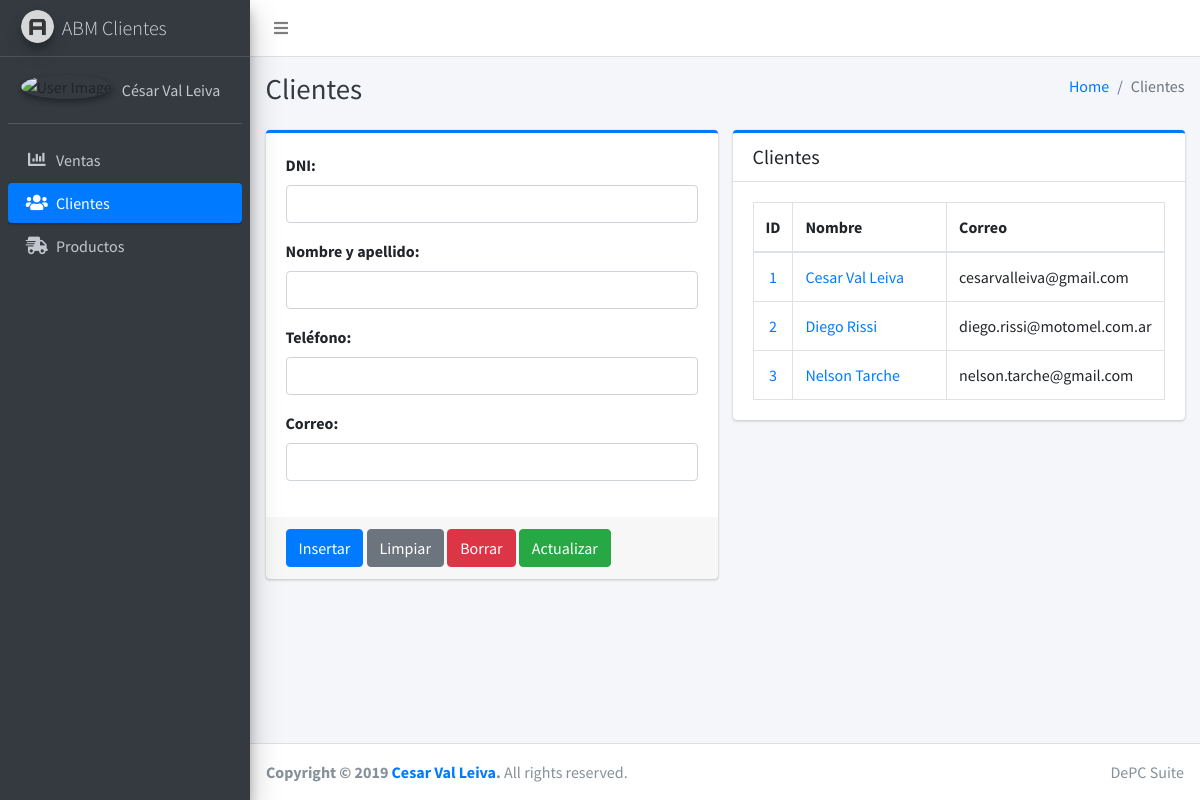
The page /clientes.php on the database its author committed.
### tables this page shows
CREATE TABLE `clientes` (
  `idcliente` int(11) NOT NULL,
  `dni` int(10) NOT NULL,
  `nombre` varchar(50) NOT NULL,
  `telefono` int(20) NOT NULL,
  `correo` varchar(100) NOT NULL
);

### entidades/cliente.php (called while the page is built, shortened)
<?php
class Cliente{
    public function __get($atributo) {
        return $this->$atributo;
    }
    public function obtenerTodos(){
        $aCliente = null;
        $mysqli = new mysqli(Constante::BBDD_HOST, Constante::BBDD_USUARIO, Constante::BBDD_CLAVE, Constante::BBDD_NOMBRE);
        $resultado = $mysqli->query("SELECT idcliente,
            dni,
            nombre,
            telefono,
            correo
            FROM clientes ORDER BY idcliente ASC");
        if($resultado){
            while ($fila = $resultado->fetch_assoc()) {
                $obj = new Cliente();
                $obj->idCliente = $fila["idcliente"];
                $obj->dni = $fila["dni"];
                $obj->nombre = $fila["nombre"];
                $obj->telefono = $fila["telefono"];
                $obj->correo = $fila["correo"];
                $aCliente[] = $obj;
            }
            return $aCliente;
        }
    }
}
?>

### clientes.php (the view, shortened to what this page needs)
<?php $page = "Clientes";
include_once "entidades/cliente.php";
$cliente = new Cliente();
$aClientes = $cliente->obtenerTodos();
?>
<!DOCTYPE html>
<html lang="en">
<head>
  <link rel="stylesheet" href="plugins/fontawesome-free/css/all.min.css">
  <link rel="stylesheet" href="dist/css/adminlte.min.css">
</head>
<body class="hold-transition sidebar-mini">
<div class="wrapper">
  <?php include_once "includes/menu.php"; ?>
  <div class="content-wrapper">
    <div class="content-header">
      <div class="container-fluid">
        <div class="row mb-2">
          <div class="col-sm-6">
            <h1 class="m-0 text-dark"><?php echo $page; ?></h1>
          </div>
          <div class="col-sm-6">
            <ol class="breadcrumb float-sm-right">
              <li class="breadcrumb-item"><a href="#">Home</a></li>
              <li class="breadcrumb-item active"><?php echo $page; ?></li>
            </ol>
          </div>
        </div>
      </div>
    </div>
    <div class="content">
      <div class="container-fluid">
        <div class="row">
          <div class="col-lg-6">
            <div class="card card-primary card-outline">
              <form role="form" action="" method="POST">
                <div class="card-body">
                  <div class="form-group">
                    <label for="txtDNI">DNI:</label>
                    <input type="text" required class="form-control" name="txtDNI" id="txtDNI" value="<?php echo $cliente->dni; ?>">
                  </div>
                  <div class="form-group">
                    <label for="txtNombre">Nombre y apellido:</label>
                    <input type="text" required class="form-control" name="txtNombre" id="txtNombre" value="<?php echo $cliente->nombre; ?>">
                  </div>
                  <div class="form-group">
                    <label for="txtTelefono">Teléfono:</label>
                    <input type="text" class="form-control" name="txtTelefono" id="txtTelefono" value="<?php echo $cliente->telefono; ?>">
                  </div>
                  <div class="form-group">
                    <label for="txtCorreo">Correo:</label>
                    <input type="text" class="form-control" name="txtCorreo" id="txtCorreo" value="<?php echo $cliente->correo; ?>">
                  </div>
                </div>
                <div class="card-footer">
                  <input type="submit" class="btn btn-primary" name="btnInsertar" id="btnInsertar" value="Insertar">
                  <a href="clientes.php" class="btn btn-secondary">Limpiar</a>
                  <input type="submit" class="btn btn-danger" name="btnBorrar" id="btnBorrar" value="Borrar">
                  <input type="submit" class="btn btn-success" name="btnActualizar" id="btnActualizar" value="Actualizar">
                </div>
              </form>
            </div>
          </div>
          <div class="col-lg-6">
            <div class="card card-primary card-outline">
              <div class="card-header">
                <h5 class="m-0">Clientes</h5>
              </div>
              <div class="card-body">
                <table class="table table-bordered table-hover">
                  <thead>
                    <tr>
                      <th style="width: 8%; text-align: center;">ID</th>
                      <th style="width: 45%">Nombre</th>
                      <th style="width: 47%">Correo</th>
                    </tr>
                  </thead>
                  <tbody>
                    <?php if($aClientes != ""){ foreach ($aClientes as $cliente) : ?>
                      <tr>
                        <td align="center"><a href="clientes.php?cliente=<?php echo $cliente->idCliente; ?>"><?php echo $cliente->idCliente; ?></a></td>
                        <td><a href="clientes.php?cliente=<?php echo $cliente->idCliente; ?>"><?php echo $cliente->nombre; ?></a></td>
                        <td><?php echo $cliente->correo; ?></td>
                      </tr>
                    <?php endforeach; }?>
                  </tbody>
                </table>
              </div>
            </div>
          </div>
        </div>
      </div>
    </div>
  </div>
 <?php include_once "includes/footer.php"; ?>
</div>
</body>
</html>

### rows shown on the page
clientes: idcliente "1", nombre "Cesar Val Leiva", correo "cesarvalleiva@gmail.com"
clientes: idcliente "2", nombre "Diego Rissi", correo "diego.rissi@motomel.com.ar"
clientes: idcliente "3", nombre "Nelson Tarche", correo "nelson.tarche@gmail.com"

### other values the page prints
$page "Clientes"
